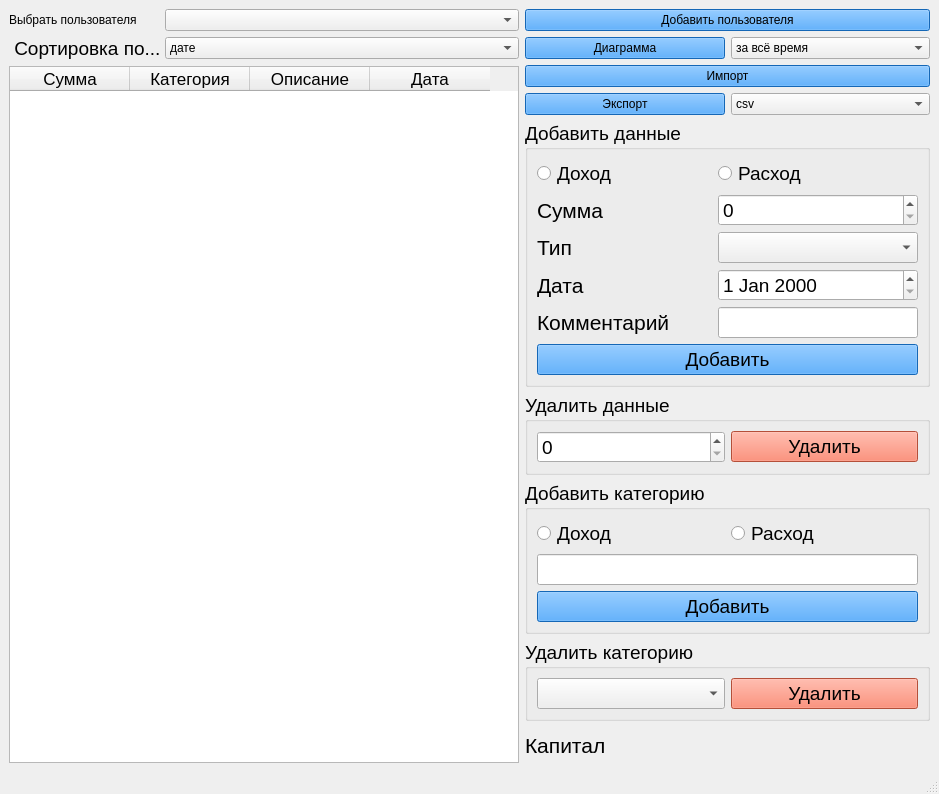
<?xml version="1.0" encoding="UTF-8"?>
<ui version="4.0">
 <class>MainWindow</class>
 <widget class="QMainWindow" name="MainWindow">
  <property name="geometry">
   <rect>
    <x>0</x>
    <y>0</y>
    <width>939</width>
    <height>794</height>
   </rect>
  </property>
  <property name="windowTitle">
   <string>MainWindow</string>
  </property>
  <widget class="QWidget" name="centralwidget">
   <layout class="QGridLayout" name="gridLayout">
    <item row="6" column="2">
     <widget class="QGroupBox" name="groupBox">
      <property name="font">
       <font>
        <pointsize>14</pointsize>
       </font>
      </property>
      <property name="title">
       <string>Удалить данные</string>
      </property>
      <layout class="QHBoxLayout" name="horizontalLayout_4">
       <item>
        <widget class="QSpinBox" name="indexPayment"/>
       </item>
       <item>
        <widget class="QPushButton" name="btnDeletePayment">
         <property name="styleSheet">
          <string notr="true">background-color: #FC6E50</string>
         </property>
         <property name="text">
          <string>Удалить</string>
         </property>
        </widget>
       </item>
      </layout>
     </widget>
    </item>
    <item row="4" column="2" rowspan="2">
     <widget class="QGroupBox" name="paymentGroup">
      <property name="maximumSize">
       <size>
        <width>16777215</width>
        <height>1677721</height>
       </size>
      </property>
      <property name="font">
       <font>
        <pointsize>14</pointsize>
       </font>
      </property>
      <property name="title">
       <string>Добавить данные</string>
      </property>
      <layout class="QGridLayout" name="gridLayout_2">
       <item row="3" column="1">
        <widget class="QComboBox" name="paymentType"/>
       </item>
       <item row="3" column="0">
        <widget class="QLabel" name="label_4">
         <property name="font">
          <font>
           <pointsize>16</pointsize>
          </font>
         </property>
         <property name="text">
          <string>Тип</string>
         </property>
        </widget>
       </item>
       <item row="5" column="0">
        <widget class="QLabel" name="label_3">
         <property name="font">
          <font>
           <pointsize>16</pointsize>
          </font>
         </property>
         <property name="text">
          <string>Комментарий</string>
         </property>
        </widget>
       </item>
       <item row="4" column="1">
        <widget class="QDateEdit" name="paymentDate"/>
       </item>
       <item row="1" column="1">
        <widget class="QSpinBox" name="paymentValue">
         <property name="maximum">
          <number>1000000</number>
         </property>
        </widget>
       </item>
       <item row="4" column="0">
        <widget class="QLabel" name="label_2">
         <property name="font">
          <font>
           <pointsize>16</pointsize>
          </font>
         </property>
         <property name="text">
          <string>Дата</string>
         </property>
        </widget>
       </item>
       <item row="6" column="0" colspan="2">
        <widget class="QPushButton" name="btnAddData">
         <property name="styleSheet">
          <string notr="true">background-color: DodgerBlue</string>
         </property>
         <property name="text">
          <string>Добавить</string>
         </property>
        </widget>
       </item>
       <item row="5" column="1">
        <widget class="QLineEdit" name="paymentComment"/>
       </item>
       <item row="1" column="0">
        <widget class="QLabel" name="label">
         <property name="minimumSize">
          <size>
           <width>175</width>
           <height>0</height>
          </size>
         </property>
         <property name="font">
          <font>
           <pointsize>16</pointsize>
          </font>
         </property>
         <property name="text">
          <string>Сумма</string>
         </property>
         <property name="scaledContents">
          <bool>false</bool>
         </property>
        </widget>
       </item>
       <item row="0" column="0">
        <widget class="QRadioButton" name="radioBtnIncome1">
         <property name="text">
          <string>Доход</string>
         </property>
        </widget>
       </item>
       <item row="0" column="1">
        <widget class="QRadioButton" name="radioBtnExpense1">
         <property name="text">
          <string>Расход</string>
         </property>
        </widget>
       </item>
      </layout>
     </widget>
    </item>
    <item row="7" column="2">
     <widget class="QGroupBox" name="groupBox_2">
      <property name="font">
       <font>
        <pointsize>14</pointsize>
       </font>
      </property>
      <property name="title">
       <string>Добавить категорию</string>
      </property>
      <layout class="QGridLayout" name="gridLayout_3">
       <item row="2" column="0" colspan="2">
        <widget class="QLineEdit" name="typeName"/>
       </item>
       <item row="1" column="0">
        <widget class="QRadioButton" name="radioBtnIncome2">
         <property name="text">
          <string>Доход</string>
         </property>
        </widget>
       </item>
       <item row="3" column="0" colspan="2">
        <widget class="QPushButton" name="btnAddType">
         <property name="styleSheet">
          <string notr="true">background-color: DodgerBlue</string>
         </property>
         <property name="text">
          <string>Добавить</string>
         </property>
        </widget>
       </item>
       <item row="1" column="1">
        <widget class="QRadioButton" name="radioBtnExpense2">
         <property name="text">
          <string>Расход</string>
         </property>
        </widget>
       </item>
      </layout>
     </widget>
    </item>
    <item row="8" column="2">
     <widget class="QGroupBox" name="groupBox_3">
      <property name="font">
       <font>
        <pointsize>14</pointsize>
       </font>
      </property>
      <property name="title">
       <string>Удалить категорию</string>
      </property>
      <layout class="QHBoxLayout" name="horizontalLayout_5">
       <item>
        <widget class="QComboBox" name="deleteTypes"/>
       </item>
       <item>
        <widget class="QPushButton" name="btnDeleteType">
         <property name="styleSheet">
          <string notr="true">background-color: #FC6E50</string>
         </property>
         <property name="text">
          <string>Удалить</string>
         </property>
        </widget>
       </item>
      </layout>
     </widget>
    </item>
    <item row="2" column="2">
     <layout class="QHBoxLayout" name="horizontalLayout_3">
      <item>
       <widget class="QPushButton" name="btnImportPayments">
        <property name="styleSheet">
         <string notr="true">background-color: DodgerBlue</string>
        </property>
        <property name="text">
         <string>Импорт</string>
        </property>
       </widget>
      </item>
     </layout>
    </item>
    <item row="9" column="2">
     <widget class="QLabel" name="labelTotal">
      <property name="font">
       <font>
        <pointsize>16</pointsize>
       </font>
      </property>
      <property name="text">
       <string>Капитал</string>
      </property>
     </widget>
    </item>
    <item row="3" column="2">
     <layout class="QHBoxLayout" name="horizontalLayout_2">
      <item>
       <widget class="QPushButton" name="btnExportPayments">
        <property name="styleSheet">
         <string notr="true">background-color: DodgerBlue</string>
        </property>
        <property name="text">
         <string>Экспорт</string>
        </property>
       </widget>
      </item>
      <item>
       <widget class="QComboBox" name="comboBox_2">
        <item>
         <property name="text">
          <string>csv</string>
         </property>
        </item>
       </widget>
      </item>
     </layout>
    </item>
    <item row="1" column="2">
     <layout class="QHBoxLayout" name="horizontalLayout">
      <item>
       <widget class="QPushButton" name="btnChart">
        <property name="styleSheet">
         <string notr="true">background-color: DodgerBlue</string>
        </property>
        <property name="text">
         <string>Диаграмма</string>
        </property>
       </widget>
      </item>
      <item>
       <widget class="QComboBox" name="chartsTypes">
        <item>
         <property name="text">
          <string>за всё время</string>
         </property>
        </item>
        <item>
         <property name="text">
          <string>за год</string>
         </property>
        </item>
        <item>
         <property name="text">
          <string>за месяц</string>
         </property>
        </item>
       </widget>
      </item>
     </layout>
    </item>
    <item row="0" column="2">
     <widget class="QPushButton" name="btnAddUser">
      <property name="styleSheet">
       <string notr="true">background-color: DodgerBlue</string>
      </property>
      <property name="text">
       <string>Добавить пользователя</string>
      </property>
     </widget>
    </item>
    <item row="0" column="0" rowspan="10" colspan="2">
     <layout class="QGridLayout" name="gridLayout_4">
      <item row="2" column="1" colspan="2">
       <widget class="QTableWidget" name="tablePayments">
        <property name="sizePolicy">
         <sizepolicy hsizetype="Minimum" vsizetype="Expanding">
          <horstretch>0</horstretch>
          <verstretch>0</verstretch>
         </sizepolicy>
        </property>
        <property name="minimumSize">
         <size>
          <width>510</width>
          <height>0</height>
         </size>
        </property>
        <property name="font">
         <font>
          <pointsize>13</pointsize>
         </font>
        </property>
        <property name="selectionBehavior">
         <enum>QAbstractItemView::SelectItems</enum>
        </property>
        <property name="showGrid">
         <bool>true</bool>
        </property>
        <property name="gridStyle">
         <enum>Qt::SolidLine</enum>
        </property>
        <attribute name="horizontalHeaderDefaultSectionSize">
         <number>120</number>
        </attribute>
        <column>
         <property name="text">
          <string>Сумма</string>
         </property>
         <property name="textAlignment">
          <set>AlignCenter</set>
         </property>
        </column>
        <column>
         <property name="text">
          <string>Категория</string>
         </property>
         <property name="textAlignment">
          <set>AlignCenter</set>
         </property>
        </column>
        <column>
         <property name="text">
          <string>Описание</string>
         </property>
         <property name="textAlignment">
          <set>AlignCenter</set>
         </property>
        </column>
        <column>
         <property name="text">
          <string>Дата</string>
         </property>
         <property name="textAlignment">
          <set>AlignCenter</set>
         </property>
        </column>
       </widget>
      </item>
      <item row="1" column="2">
       <widget class="QComboBox" name="sortBy">
        <item>
         <property name="text">
          <string>дате</string>
         </property>
        </item>
        <item>
         <property name="text">
          <string>сумме</string>
         </property>
        </item>
        <item>
         <property name="text">
          <string>категории</string>
         </property>
        </item>
       </widget>
      </item>
      <item row="1" column="1">
       <widget class="QLabel" name="label_5">
        <property name="maximumSize">
         <size>
          <width>150</width>
          <height>16777215</height>
         </size>
        </property>
        <property name="font">
         <font>
          <pointsize>14</pointsize>
         </font>
        </property>
        <property name="text">
         <string> Сортировка по...</string>
        </property>
       </widget>
      </item>
      <item row="0" column="2">
       <widget class="QComboBox" name="choseUsers"/>
      </item>
      <item row="0" column="1">
       <widget class="QLabel" name="label_6">
        <property name="text">
         <string>Выбрать пользователя</string>
        </property>
       </widget>
      </item>
     </layout>
    </item>
   </layout>
  </widget>
  <widget class="QMenuBar" name="menubar">
   <property name="geometry">
    <rect>
     <x>0</x>
     <y>0</y>
     <width>939</width>
     <height>24</height>
    </rect>
   </property>
  </widget>
  <widget class="QStatusBar" name="statusbar"/>
 </widget>
 <resources/>
 <connections/>
</ui>
